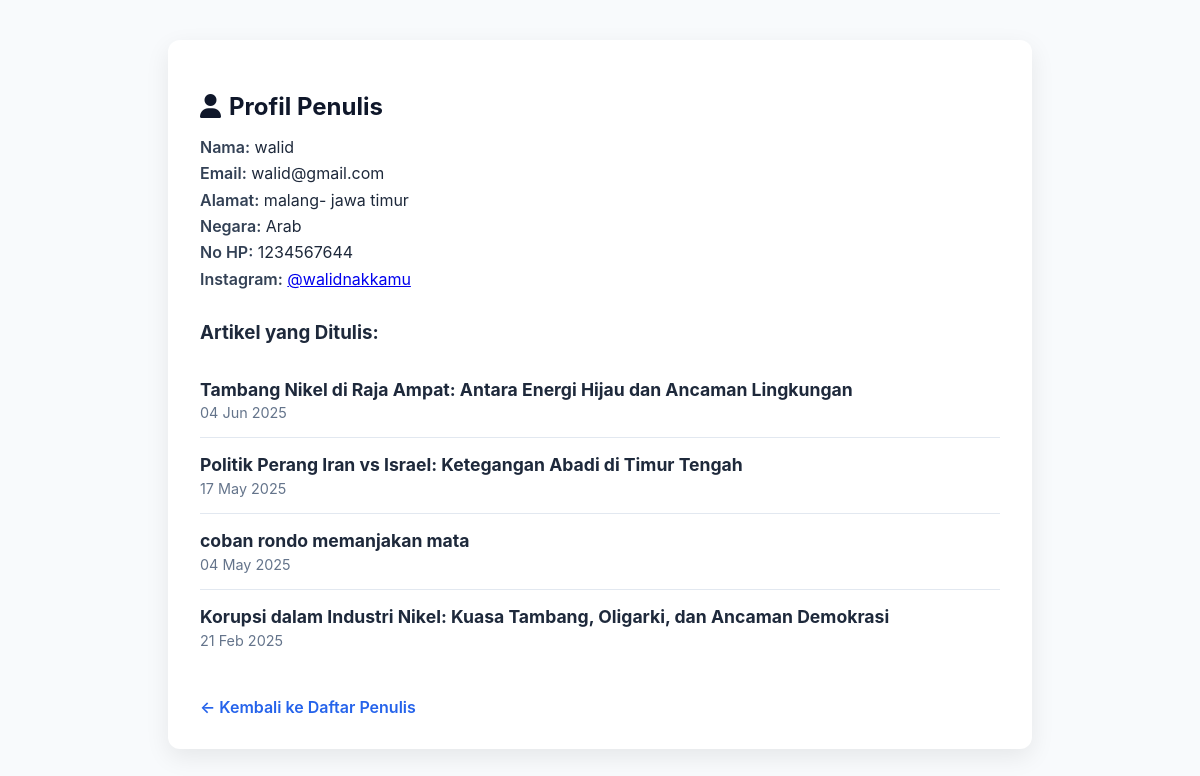
The page /uas_web/profil_penulis.php?id=5 on the database its author committed.
### tables this page shows
CREATE TABLE `author` (
  `id` int NOT NULL,
  `nickname` varchar(100) NOT NULL,
  `email` varchar(150) NOT NULL,
  `password` varchar(255) NOT NULL,
  `address` text,
  `phone` varchar(20) DEFAULT NULL,
  `country` varchar(100) DEFAULT NULL,
  `instagram` varchar(100) DEFAULT NULL,
  `role` enum('admin','penulis') DEFAULT 'penulis'
);

CREATE TABLE `article` (
  `id` int NOT NULL,
  `date` varchar(20) NOT NULL,
  `title` varchar(255) NOT NULL,
  `content` text NOT NULL,
  `picture` varchar(255) DEFAULT NULL
);

### uas_web/profil_penulis.php (the view, shortened to what this page needs)
<?php
include 'config.php';
$author_id = intval($_GET['id']);
$stmt = $conn->prepare("SELECT nickname, email, address, country, phone, instagram FROM author WHERE id = ?");
$stmt->bind_param("i", $author_id);
$stmt->execute();
$result = $stmt->get_result();
$author = $result->fetch_assoc();
?>
<!DOCTYPE html>
<html lang="id">
<head>
    <link href="https://cdnjs.cloudflare.com/ajax/libs/font-awesome/6.4.0/css/all.min.css" rel="stylesheet" />
    <link rel="stylesheet" href="css/profil_penulis.css">
</head>
<body>
<div class="container">
    <h2><i class="fa-solid fa-user"></i> Profil Penulis</h2>
    <div class="info">
        <p><span class="label">Nama:</span> <?= htmlspecialchars($author['nickname']) ?></p>
        <p><span class="label">Email:</span> <?= htmlspecialchars($author['email']) ?></p>
        <p><span class="label">Alamat:</span> <?= htmlspecialchars($author['address'] ?? '-') ?></p>
        <p><span class="label">Negara:</span> <?= htmlspecialchars($author['country'] ?? '-') ?></p>
        <p><span class="label">No HP:</span> <?= htmlspecialchars($author['phone'] ?? '-') ?></p>
        <p><span class="label">Instagram:</span>
            <?php if (!empty($author['instagram'])): ?>
                <a href="https://instagram.com/<?= ltrim($author['instagram'], '@') ?>" target="_blank">
                    <?= htmlspecialchars($author['instagram']) ?>
                </a>
            <?php else: ?>
                -
            <?php endif; ?>
        </p>
    </div>
    <div class="articles">
        <h3>Artikel yang Ditulis:</h3>
        <?php
        $stmt2 = $conn->prepare("
            SELECT a.id, a.title, a.date
            FROM article a
            JOIN article_author aa ON a.id = aa.article_id
            WHERE aa.author_id = ?
            ORDER BY a.date DESC
        ");
        $stmt2->bind_param("i", $author_id);
        $stmt2->execute();
        $result2 = $stmt2->get_result();
        if ($result2->num_rows > 0):
            while ($article = $result2->fetch_assoc()):
        ?>
            <div class="article-item">
                <a class="article-title" href="detail.php?id=<?= $article['id'] ?>">
                    <?= htmlspecialchars($article['title']) ?>
                </a>
                <div class="article-date"><?= date("d M Y", strtotime($article['date'])) ?></div>
            </div>
        <?php
            endwhile;
        else:
            echo "<p>Belum ada artikel.</p>";
        endif;
        ?>
    </div>
    <a href="penulis.php" class="back-link">&larr; Kembali ke Daftar Penulis</a>
</div>
</body>
</html>

### uas_web/css/profil_penulis.css (style rules this page uses)
body { font-family: 'Inter', sans-serif; background: #f8fafc; padding: 2rem; color: #1e293b; }
.container { max-width: 800px; margin: auto; background: white; padding: 2rem; border-radius: 12px; box-shadow: 0 8px 24px rgba(0,0,0,0.08); }
h2 { margin-bottom: 1rem; color: #0f172a; display: flex; align-items: center; gap: 0.5rem; }
.info { margin-bottom: 2rem; }
.info p { margin: 0.4rem 0; }
.label { font-weight: 600; color: #334155; }
.articles { margin-top: 2rem; }
.article-item { border-bottom: 1px solid #e2e8f0; padding: 1rem 0; }
.article-item:last-child { border-bottom: none; }
.article-title { font-size: 1.1rem; font-weight: bold; margin-bottom: 0.3rem; color: #1e293b; text-decoration: none; display: block; }
.article-date { font-size: 0.9rem; color: #64748b; }
.back-link { display: inline-block; margin-top: 2rem; text-decoration: none; color: #2563eb; font-weight: 600; }

### rows shown on the page
author: nickname "walid", email "walid@gmail.com", address "malang- jawa timur", country "Arab", phone "1234567644", instagram "@walidnakkamu"
article: title "Tambang Nikel di Raja Ampat: Antara Energi Hijau dan Ancaman Lingkungan", date "04 Jun 2025"
article: title "Politik Perang Iran vs Israel: Ketegangan Abadi di Timur Tengah", date "17 May 2025"
article: title "coban rondo memanjakan mata", date "04 May 2025"
article: title "Korupsi dalam Industri Nikel: Kuasa Tambang, Oligarki, dan Ancaman Demokrasi", date "21 Feb 2025"
